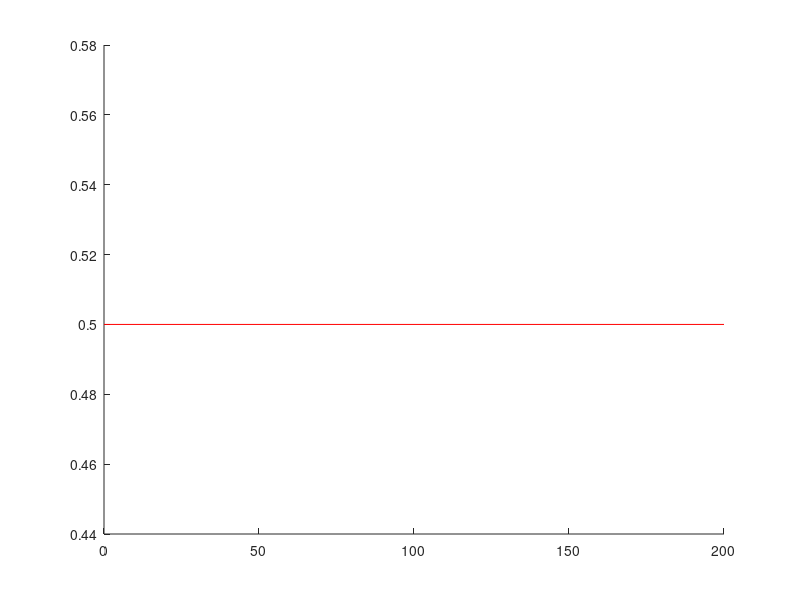

Recreate this plot in MATLAB. (Note: this script raises an error after producing the figure.)
% Modelos inverso de lsensor
resolucion=10; % resolucion 10cm
m=0.5*ones(1,21);
c=0:10:200; % coordenada de la celda
mediciones = [101, 82, 91, 112, 99, 151, 96, 85, 99, 105];
chance=log(m./(1-m));
figure;hold on;
plot(c,m,'r');
%for x=c([1 2 3 4 5 6 7 8])
x=c(1);
    for z=mediciones
        chance= occupancy_grid_mapping(chance,c(1),z,resolucion);
        %plot(c,chance);
        m=1-1./(1+exp(chance));
        %plot(c,m);
    end
    plot(c,chance,'b');
    plot(c,m,'r');
%end
